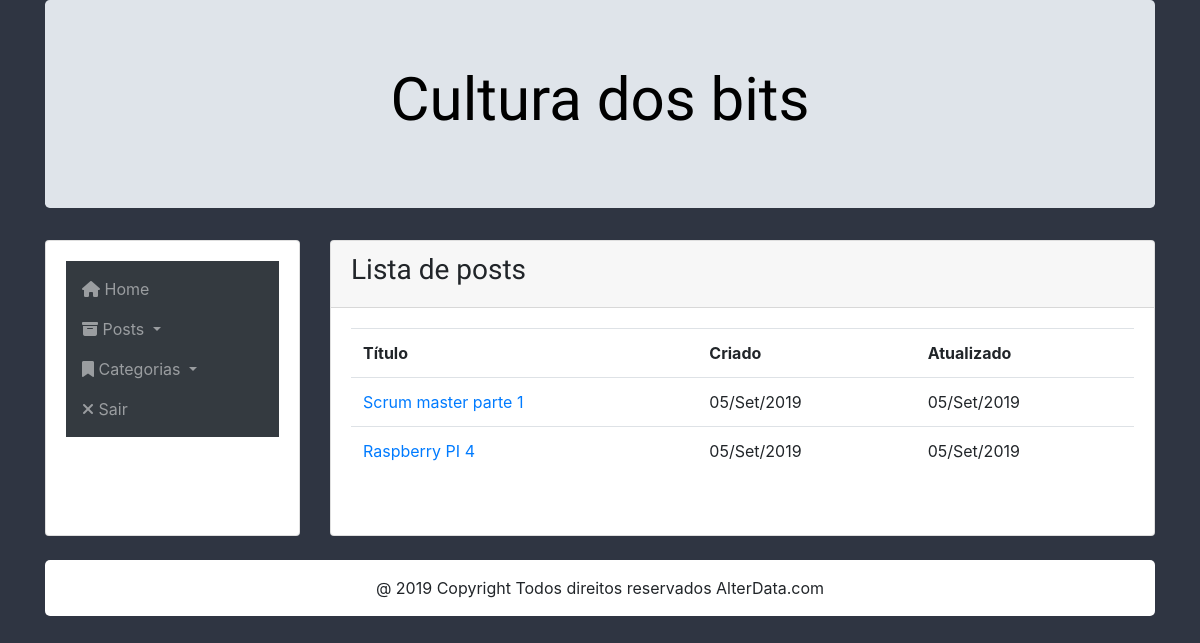
Page /dashboard/ (signed in) on the earlier database version.
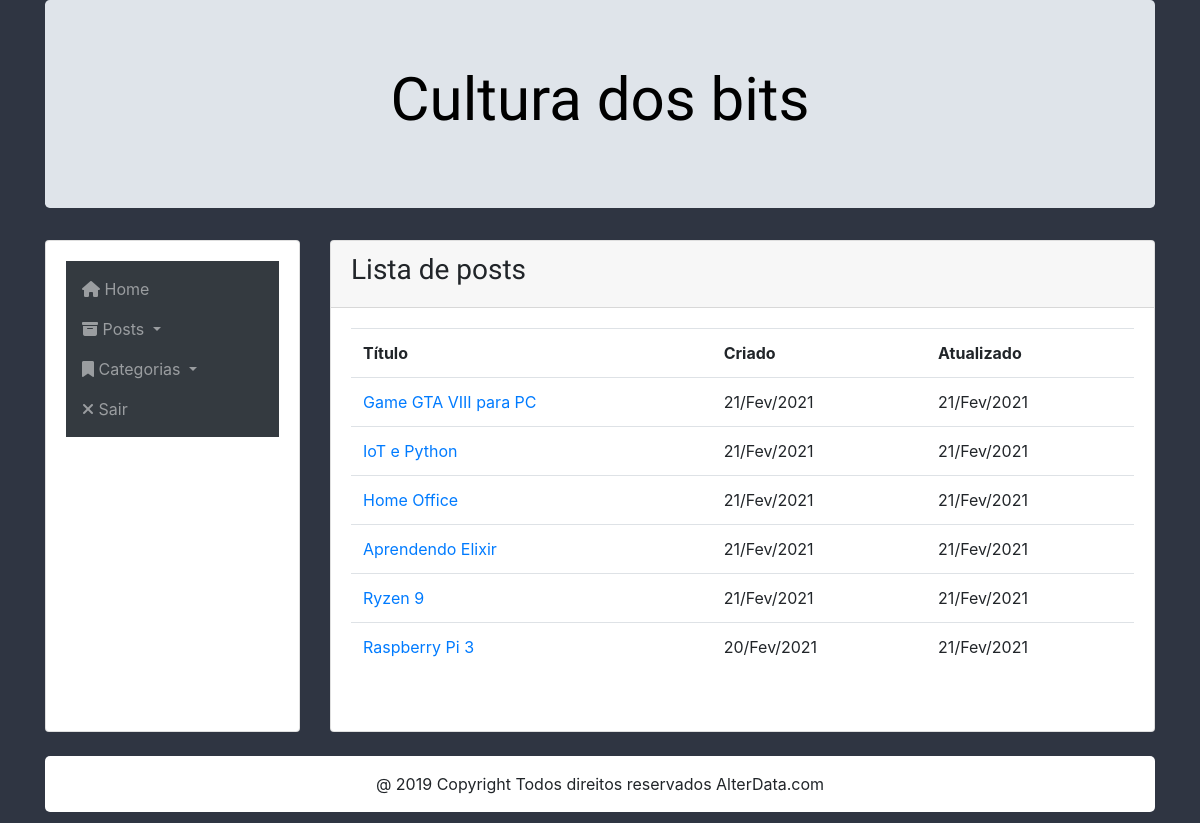
Same page on the later database version.
### blog/models.py (models this page shows, shortened)
class Post(models.Model):
    title = models.CharField(max_length=30, verbose_name="Titulo", blank=False)
    content = models.TextField(verbose_name="Texto", blank=False)
    author = models.ForeignKey(BlogUser, on_delete=models.CASCADE, verbose_name="Autor")
    publish = models.BooleanField(verbose_name="Postado", default=False)
    created = models.DateTimeField(auto_now_add=True, auto_now=False)
    updated = models.DateTimeField(auto_now=True, auto_now_add=False)
    slug = models.SlugField(verbose_name="Slug", unique=True, default="", editable=False, max_length=50)
    category = models.ManyToManyField(Category, verbose_name="Categoria")
    class Meta:
        ordering = ('-created',)

### dashboard/views.py (the view)
# urls.py: path('', DashboardView.as_view(), name="index"),
class DashboardView(ListView):
    model = Post
    template_name = "dashboard/dashboard_list.html"
    title = "Login"
    def get(self, request, *args, **kwargs):
        if request.user.is_anonymous:
            return redirect('dashboard:login')
        return super(DashboardView, self).get(request, *args, **kwargs)
    def get_context_data(self, *args, **kwargs):
        context = super().get_context_data(**kwargs)
        context["title"] = "Dashboard"
        context["categories"] = Category.objects.all()
        if self.request.GET.get('filter'):
            filter = self.request.GET.get('filter')
            if filter == 'published':
                context["posts"] = Post.objects.filter(
                    author__user=self.request.user,
                    publish=True,
                )
            elif filter == 'unpublished':
                context["posts"] = Post.objects.filter(
                    author__user=self.request.user,
                    publish=False,
                )
        else:
            context["posts"] = Post.objects.filter(
                author__user=self.request.user,
            )
        return context

### templates/dashboard/dashboard_list.html
{% extends "dashboard/layouts/base.html" %}
{% load static %}
{% block content %}
{% if posts %}
  <div class="card content">
    <div class="card-header">
      <h3>Lista de posts</h3>
    </div>
    <div class="card-body">
      <table class="table">
        <tr>
          <th>Título</th><th>Criado</th><th>Atualizado</th>
        </tr>
        {% for post in posts %}
          <tr>
            <td>
              <a href="{% url 'dashboard:post-detail' post.slug %}">{{ post.title }}</a>
            </td>
            <td>{{ post.created|date:"d/M/Y" }}</td>
            <td>{{ post.updated|date:"d/M/Y" }}</td>
          </tr>
        {% endfor %}
      </table>
    </div>
  </div>
  <br>
{% else %}
<div class="card">
  <div class="card-header">
    <h2>Sem Posts</h2>
  </div>
</div>
{% endif %}
{% endblock %}

Differences in the rows shown:
removed Post: title "Scrum master parte 1", created "05/Set/2019", updated "05/Set/2019"
added Post: title "Game GTA VIII para PC", created "21/Fev/2021", updated "21/Fev/2021"
added Post: title "IoT e Python", created "21/Fev/2021", updated "21/Fev/2021"
added Post: title "Home Office", created "21/Fev/2021", updated "21/Fev/2021"
added Post: title "Aprendendo Elixir", created "21/Fev/2021", updated "21/Fev/2021"
added Post: title "Ryzen 9", created "21/Fev/2021", updated "21/Fev/2021"
changed Post: title "Raspberry PI 4" → "Raspberry Pi 3"; created "05/Set/2019" → "20/Fev/2021"; updated "05/Set/2019" → "21/Fev/2021"
